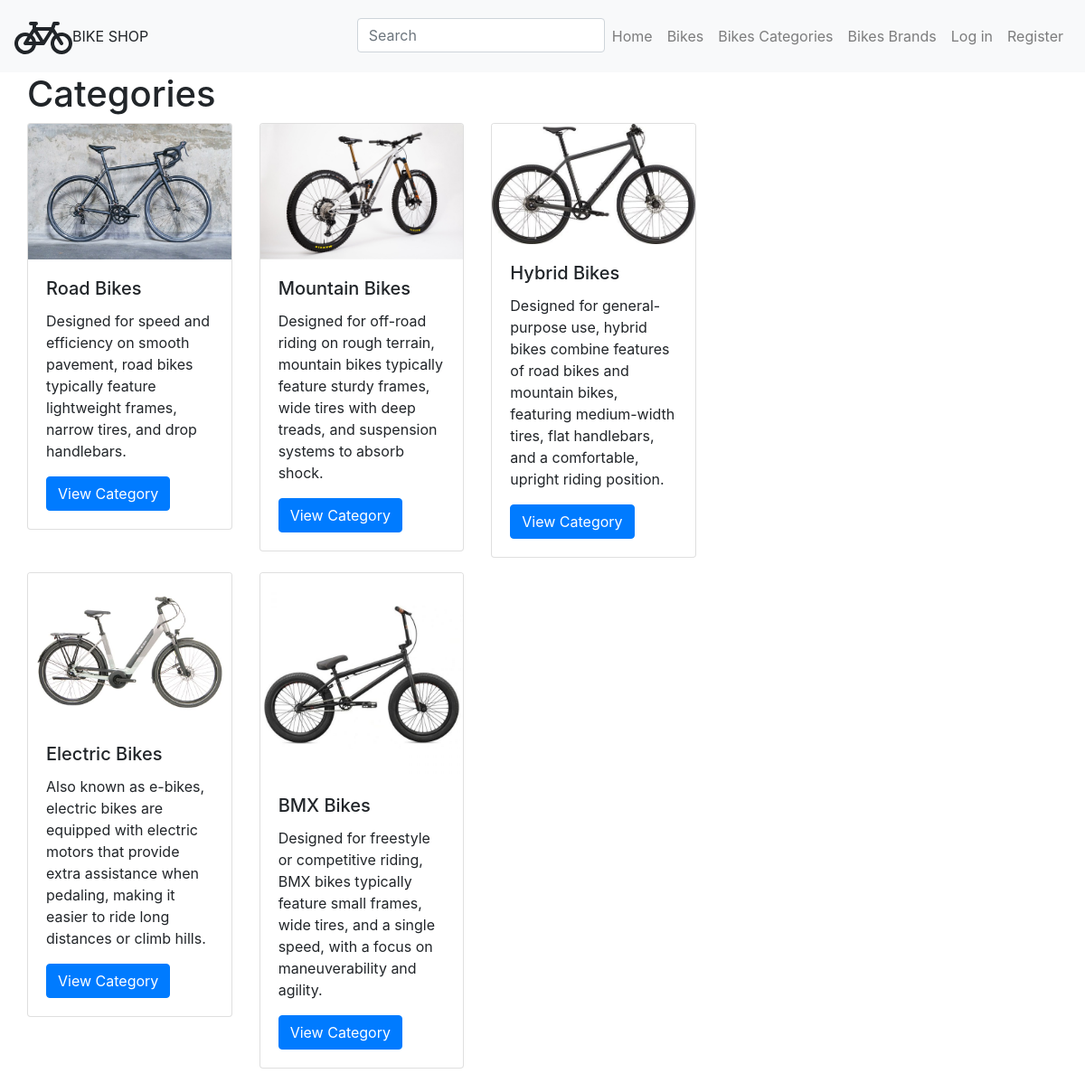
Page /bikeshop/categories/ on the committed database.
### bikeshop/models.py (models this page shows, shortened)
class Category(models.Model):
    name = models.CharField(max_length=255)
    description = models.TextField()
    image = models.ImageField(upload_to='brands', null=True, blank=True)

### bikeshop/views.py (the view)
# urls.py: path('categories/', views.CategoryListView.as_view(), name='category_list'),
class CategoryListView(generic.ListView):
    model = Category
    template_name = 'category_list.html'
    context_object_name = 'categories'
    queryset = model.objects.annotate(num_bikes=Count('bike'))

### bikeshop/templates/category_list.html
{% extends 'base.html' %}
{% load static %}
{% block content %}
<div class="container">
    <h1>Categories</h1>
    <div class="row">
        {% for category in object_list %}
        <div class="col-md-4 mb-3">
            <div class="card">
                {% if category.image %}
                <img class="card-img-top" src="{{ category.image.url }}" alt="{{ category.name }}">
                {% else %}
                <img class="card-img-top" src="{% static 'images/image.png' %}" alt="{{ category.name }}">
                {% endif %}
                <div class="card-body">
                    <h5 class="card-title">{{ category.name }}</h5>
                    <p class="card-text">{{ category.description }}</p>
                    <a href="{% url 'category_detail' category.pk %}" class="btn btn-primary">View Category</a>
                </div>
            </div>
        </div>
        {% endfor %}
    </div>
</div>
{% endblock %}

### rows in the picture
Category: image (picture), name "Road Bikes", description "Designed for speed and efficiency on smooth pavement, road bikes typically feature lightweight frames, narrow tires, and drop handlebars."
Category: image (picture), name "Mountain Bikes", description "Designed for off-road riding on rough terrain, mountain bikes typically feature sturdy frames, wide tires with deep treads, and suspension systems to absorb shock."
Category: image (picture), name "Hybrid Bikes", description "Designed for general-purpose use, hybrid bikes combine features of road bikes and mountain bikes, featuring medium-width tires, flat handlebars, and a comfortable, upright riding position."
Category: image (picture), name "Electric Bikes", description "Also known as e-bikes, electric bikes are equipped with electric motors that provide extra assistance when pedaling, making it easier to ride long distances or climb hills."
Category: image (picture), name "BMX Bikes", description "Designed for freestyle or competitive riding, BMX bikes typically feature small frames, wide tires, and a single speed, with a focus on maneuverability and agility."
